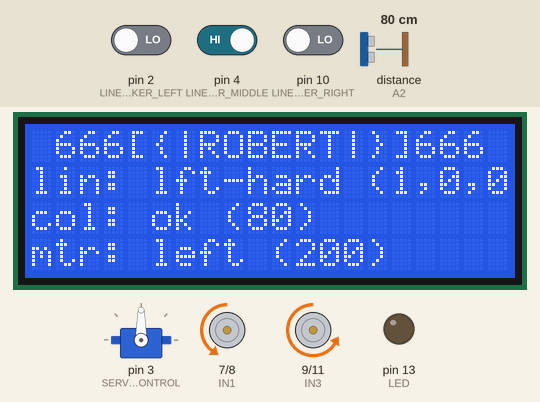
A sketch run on a simulated Arduino Uno, built with avr-gcc and run on an emulated ATmega328P. On the bench: servo, 20×4 character LCD, motor-driver pin pairs drawn as motors (green arrow = first pin HIGH = forward, orange = second pin HIGH = backward, longer = more drive, scaled by the enable pin), output pins drawn as LEDs (lit = HIGH). Wiring (inferred from the names in the program): ultrasonic range finder: trigger A3; echo A2. The inputs (shaded band) are chosen by the test bench; at power-on: pin 2 (LINETRACKER_LEFT) LOW, pin 10 (LINETRACKER_RIGHT) LOW, distance to the obstacle (sensor on A2) 80 cm, pin 4 (LINETRACKER_MIDDLE) HIGH. The echo pulse lasts 58.3 µs per cm; pins used as bus, display or sensor lines are not drawn; what the sketch prints to the serial monitor is not drawn.

Above: at 3.3 s.
3.4 s: pin 2 (LINETRACKER_LEFT) driven HIGH
At 4.2 s:
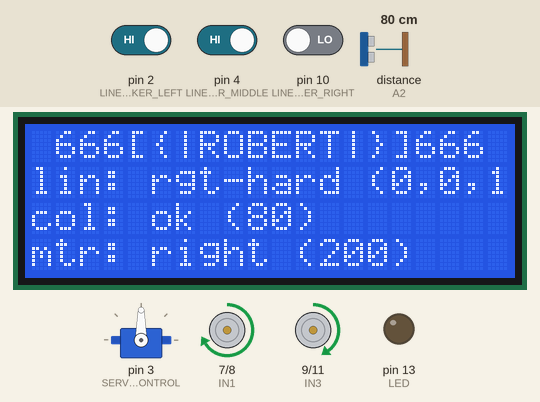
4.9 s: pin 10 (LINETRACKER_RIGHT) driven HIGH
At 6.5 s:
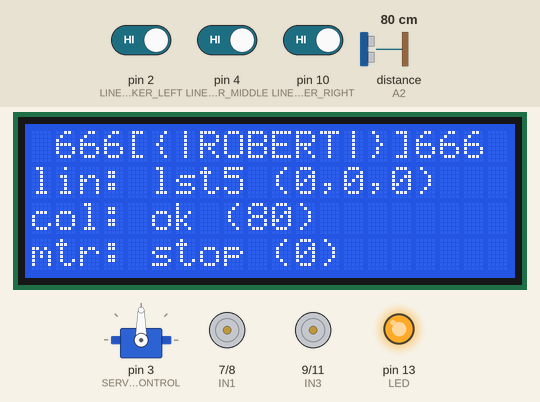
6.9 s: distance to the obstacle (sensor on A2) set to 19 cm
At 7.6 s:
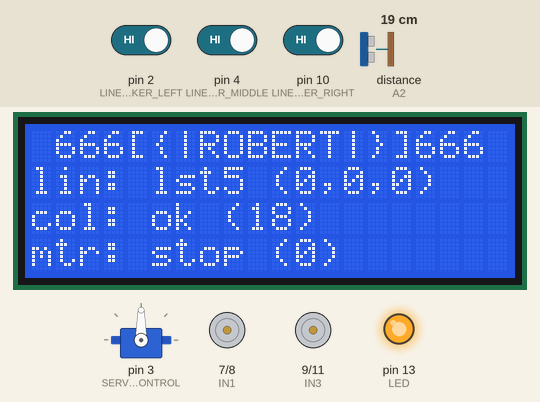
8.5 s: distance to the obstacle (sensor on A2) set to 15 cm
At 9.5 s:
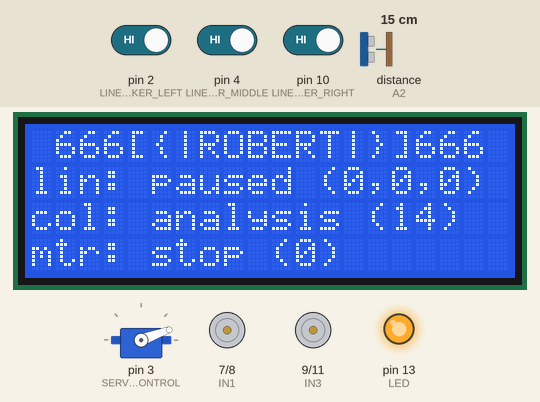
11.5 s: distance to the obstacle (sensor on A2) set to 18 cm
At 12.6 s:
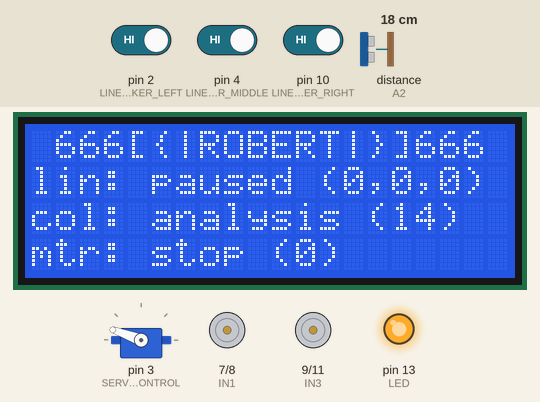
14.4 s: pin 4 (LINETRACKER_MIDDLE) driven LOW
At 15.3 s:
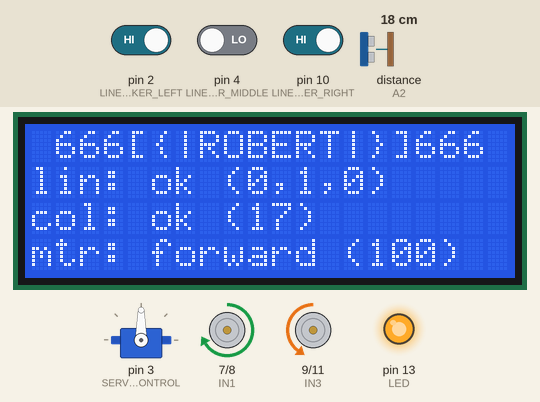
Timing chart, 0 to 17.1 s (numbered marks = the images above; inputs shaded):
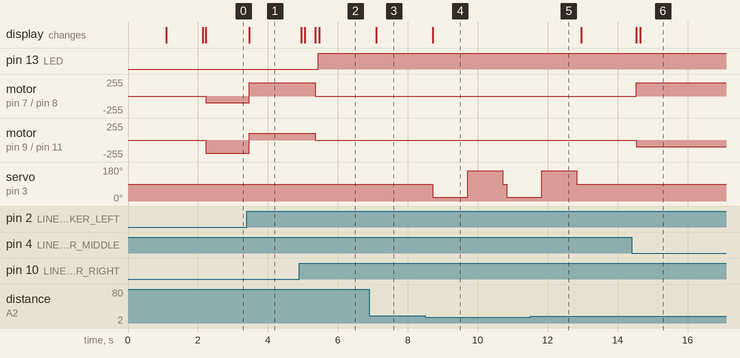

Measured:
- the behaviour switches between 17 and 16 cm on distance to the obstacle (sensor on A2) (found by bisection; images 3 and 4)
- after the input at 3.4 s, motor on pin 7 (IN1) / pin 8 (IN2): backward 100/255 → forward 200/255 after 0.07 s; motor on pin 9 (IN3) / pin 11 (IN4): backward 200/255 → forward 100/255 after 0.07 s; the display: changes after 0.07 s (image 1)
- after the input at 4.9 s, pin 13 (LED): LOW → HIGH after 0.54 s; motor on pin 7 (IN1) / pin 8 (IN2): forward 200/255 → stopped after 0.45 s; motor on pin 9 (IN3) / pin 11 (IN4): forward 100/255 → stopped after 0.45 s; the display: first changes after 0.05 s (image 2 shows a later state)
- after the input at 6.9 s, the display: changes after 0.19 s (image 3)
- after the input at 8.5 s, servo on pin 3 (SERVO_CONTROL): 90° → 20° after 0.22 s, → 160° 1.0 s later, → 90° 1.0 s later, → 20° 0.11 s later; the display: changes after 0.22 s (image 4)
- after the input at 11.5 s, servo on pin 3 (SERVO_CONTROL): goes on until 12.8 s, then stays 90°
- after the input at 14.4 s, motor on pin 7 (IN1) / pin 8 (IN2): stopped → forward 200/255 after 0.13 s; motor on pin 9 (IN3) / pin 11 (IN4): stopped → backward 100/255 after 0.13 s; the display: first changes after 0.13 s (image 6 shows a later state)

The sketch:

final-hack.ino
```cpp
#include <Wire.h>
#include <Servo.h>
// Get the LCD I2C Library here:
// https://bitbucket.org/fmalpartida/new-liquidcrystal/downloads
#include <LiquidCrystal_I2C.h>

/**
 * Distance a wall needs to be (in centimeters) to pose a threat.
 */
#define CRTICAL_DISTANCE 15

#define LOST_TIME 300 // in milliseconds
#define REVERSE_TIME (LOST_TIME * 4)

/**
 * Starting car speed. Note that 80 and under results in a loud whining sound from the
 * motors, and the wheels dont turn - not enough power.
 */
#define CAR_SPEED_HIGH 100 //120: good, but still leaped off curve every other time.
#define CAR_SPEED_BACK 100
#define CAR_SPEED_TURN 200
//#define CAR_SPEED_TURN_LOW 100

/**
 * Arduino I/O Pins, and what they are hooked up to.
 */
#define DO_NOT_USE_SERIAL_RECEIVE 0 // used by serial library
#define DO_NOT_USE_SERIAL_TRANSMIT 1 // used by serial library
#define LINETRACKER_LEFT 2
#define SERVO_CONTROL 3
#define LINETRACKER_MIDDLE 4
#define ENA 5
#define ENB 6
#define IN1 7
#define IN2 8
#define IN3 9
#define LINETRACKER_RIGHT 10
#define IN4 11
#define INFRARED_SENSOR 12
#define LED 13
#define AVAILABLE_A0 A0
#define AVAILABLE_A1 A1
#define ULTRASONIC_ECHO A2 // moved from A4
#define ULTRASONIC_TRIGGER A3 // moved from A5
#define DO_NOT_USE_SCL A4 // used by lcd library
#define DO_NOT_USE_SDTA A5 // used by lcd library

// *** LCD subsystem
// set the LCD address to 0x20 for a 20 chars 4 line display
// Set the pins on the I2C chip used for LCD connections:
//                    addr, en,rw,rs,d4,d5,d6,d7,bl,blpol
LiquidCrystal_I2C lcd(0x27, 2, 1, 0, 4, 5, 6, 7, 3, POSITIVE);

// *** Collision Detection subsystem
int disableCollisionDetection = false; // HACK
Servo ultrasonicServo;
int rightDistance = 0;
int leftDistance = 0;
int centerDistance = 0;
int justWentBack = false;

// *** Line Detect subsystem
int sensorRight = 0;
int sensorMiddle = 0;
int sensorLeft = 0;
bool lost = false;
unsigned long lostTime = 0;
unsigned long hopelesslyLostTime = 0;
bool hasEverMoved = false;

// *** Motor subsystem


/*************** LCD (Liquid Crystal Display) SUBSYSTEM ****************/


/**
 * Takes over the fourth (last) row of the LCD.
 */
void lcdPrintMotorStatus(String mesg, int velocity) {
  static const String label = "mtr: ";
  static const int rowNumber = 3;

  lcd.setCursor(0,rowNumber);
  lcd.print(label);
  lcd.setCursor(label.length(), rowNumber);

  String fmtMessage = mesg + " (" + String(velocity) + ")";
  lcd.print(fmtMessage);

  // Erase the rest of the line.
  if (fmtMessage.length() + label.length() < 20) {
    for (int i = 0 ; i < 20 - (fmtMessage.length() + label.length()) ; i++) {
      lcd.print(' ');
    }
  }

  // Report to the serial monitor, in case the laptop is hooked up.
  Serial.print("motor: ");
  Serial.println(fmtMessage);
}


/**
 * Takes over the third row of the LCD.
 */
void lcdPrintCollisionDetectStatus(String mesg) {
  static const String label = "col: ";
  static const int rowNumber = 2;
  static unsigned long lastWriteTime = 0;
  static int lastWriteDistance = 0;

  // Only update the distance every half-second, or it looks too freaky.
  unsigned long now = millis();
  if (now - lastWriteTime > 125) {
    lastWriteDistance = centerDistance;
    lastWriteTime = now;
  }

  lcd.setCursor(0,rowNumber);
  lcd.print(label);
  lcd.setCursor(label.length(), rowNumber);

  String fmtMessage = mesg + " (" + String(lastWriteDistance) + ")";
  lcd.print(fmtMessage);

  // Erase the rest of the line.
  if (fmtMessage.length() + label.length() < 20) {
    for (int i = 0 ; i < 20 - (fmtMessage.length() + label.length()) ; i++) {
      lcd.print(' ');
    }
  }

  // TODO: special case, supress too many stops.
  // Report to the serial monitor, in case the laptop is hooked up.
  Serial.print("collisionDetect: ");
  Serial.println(fmtMessage);
}


/**
 * Takes over the second row of the LCD.
 */
void lcdPrintLineDetectStatus(String mesg) {
  static const String label = "lin: ";
  static const int rowNumber = 1;
  static unsigned long lastWriteTime = 0;
  static int lastWriteRight = 0;
  static int lastWriteMiddle = 0;
  static int lastWriteLeft = 0;

  lcd.setCursor(0,rowNumber);
  lcd.print(label);
  lcd.setCursor(label.length(), rowNumber);

  // Only update the distance every half-second, or it looks too freaky.
  unsigned long now = millis();
  if (now - lastWriteTime > 500) {
    lastWriteRight = sensorRight;
    lastWriteMiddle = sensorMiddle;
    lastWriteLeft = sensorLeft;
    lastWriteTime = now;
  }

  String fmtMessage = mesg + " (" + String(lastWriteLeft) + "," + String(lastWriteMiddle) + "," + String(lastWriteRight) + ")";
  lcd.print(fmtMessage);

  // Erase the rest of the line.
  if (fmtMessage.length() + label.length() < 20) {
    for (int i = 0 ; i < 20 - (fmtMessage.length() + label.length()) ; i++) {
      lcd.print(' ');
    }
  }

  // Report to the serial monitor, in case the laptop is hooked up.
  /*Serial.print("lineDetect[");
  Serial.print(sensorLeft);
  Serial.print("][");
  Serial.print(sensorMiddle);
  Serial.print("][");
  Serial.print(sensorRight);
  Serial.print("]: ");
  Serial.println(mesg); */
}


/*************** LINE DETECT SUBSYSTEM ****************/

/**
 * Reads the current state of the line tracker sensors, and records
 * it in the sensorRight, sensorMiddle, and sensorLeft global variables.
 */

int lineDetectReadRight() {
  return (sensorRight = !digitalRead(LINETRACKER_RIGHT));
}

int lineDetectReadMiddle() {
  return (sensorMiddle = !digitalRead(LINETRACKER_MIDDLE));
}

int lineDetectReadLeft() {
  return (sensorLeft = !digitalRead(LINETRACKER_LEFT));
}

void lineDetectReadSensors() {
  lineDetectReadRight();
  lineDetectReadMiddle();
  lineDetectReadLeft();
}

/*************** MOTOR SUBSYSTEM ****************/


void forward(int velocity){
  lcdPrintMotorStatus("forward", velocity);
  analogWrite(ENA, velocity);
  analogWrite(ENB, velocity);
  digitalWrite(IN1, HIGH);
  digitalWrite(IN2, LOW);
  digitalWrite(IN3, LOW);
  digitalWrite(IN4, HIGH);
}

void back(int velocity){
  lcdPrintMotorStatus("reverse", velocity);
  analogWrite(ENA, velocity);
  analogWrite(ENB, velocity);
  digitalWrite(IN1, LOW);
  digitalWrite(IN2, HIGH);
  digitalWrite(IN3, HIGH);
  digitalWrite(IN4, LOW);
}

void left(int velocity){
  lcdPrintMotorStatus("left", velocity);
  //analogWrite(ENA, velocity);
  analogWrite(ENA, velocity / 2);
  analogWrite(ENB, velocity);
  digitalWrite(IN1, LOW);
  digitalWrite(IN2, HIGH);
  digitalWrite(IN3, LOW);
  digitalWrite(IN4, HIGH);
}

void right(int velocity){
  lcdPrintMotorStatus("right", velocity);
  analogWrite(ENA, velocity);
  //analogWrite(ENB, velocity);
  analogWrite(ENB, velocity / 2);
  digitalWrite(IN1, HIGH);
  digitalWrite(IN2, LOW);
  digitalWrite(IN3, HIGH);
  digitalWrite(IN4, LOW);
}

void stop(){
  lcdPrintMotorStatus("stop", 0);
  analogWrite(ENA,0);
  analogWrite(ENB,0);
}


/*************** COLLISION DETECTION SUBSYSTEM ****************/


/**
 * Returns distance in centimeters.
 */
int ultrasonic_distance_test(){
  // Send a 20 microsecond pulse to the trigger pin, which is the signal to send an ultrasonic beam
  // out the front end.
  digitalWrite(ULTRASONIC_TRIGGER, LOW);
  delayMicroseconds(2);
  digitalWrite(ULTRASONIC_TRIGGER, HIGH);
  delayMicroseconds(20);
  digitalWrite(ULTRASONIC_TRIGGER, LOW);

  // After we trigger it, the ultrasonic will send us a pulse on the echo pin; the width of the pulse
  // is the measurement of the echo delay. We divide by the magic-number of 58 to get the distance to
  // the nearest object, in centimeters.
  float pulseWidth = pulseIn(ULTRASONIC_ECHO, HIGH);
  float distanceCm = pulseWidth / 58;
  Serial.print("Distance_test centimeters=");
  Serial.println(distanceCm);
  return (int) distanceCm;


}

/*************** ENTRYPOINT ****************/

/**
 * Entrypoint to the program; runs once every time the program starts.
 */
void setup()
{
  // Init the serial line; important for debug messages back to the Arduino Serial Monitor.
  // Make sure you set the baudrate at 9600 in Serial Monitor as well.
  Serial.begin(9600);

  // Init the Arduino pins that we will be using.
  pinMode(SERVO_CONTROL, OUTPUT);
  pinMode(ULTRASONIC_ECHO, INPUT);
  pinMode(ULTRASONIC_TRIGGER,OUTPUT);
  pinMode(LINETRACKER_LEFT, INPUT);
  pinMode(LINETRACKER_RIGHT, INPUT);
  pinMode(LINETRACKER_MIDDLE, INPUT);
  pinMode(IN1,OUTPUT);
  pinMode(IN2,OUTPUT);
  pinMode(IN3,OUTPUT);
  pinMode(IN4,OUTPUT);
  pinMode(ENA,OUTPUT);
  pinMode(ENB,OUTPUT);
  pinMode(LED,OUTPUT);

  // Init the servo by telling it what pin we are connected to.
  ultrasonicServo.attach(SERVO_CONTROL);

  // Turn off the built-in LED.
  digitalWrite(LED,LOW);

  // Initialize the lcd for 20 chars 4 lines and turn on backlight.
  lcd.begin(20,4);
  lcd.backlight();

  //-------- Write characters on the display ----------------
  // NOTE: Cursor Position: CHAR, LINE) start at 0
  lcd.setCursor(1,0);
  lcd.print("666[{|ROBERT|}]666");
  delay(1000);
  lcd.setCursor(2,1);
  lcd.print("My name is Robert");
  delay(1000);
  lcd.setCursor(0,2);
  lcd.print("I COME FOR OCULUS");
  lcd.setCursor(0,3);

  // Stop all wheel motors.
  stop();

  // State machine for ffoolow-the-line.
  lost = false;
  lostTime = 0;
  hasEverMoved = false;
}


#define LT_R !digitalRead(10)
#define LT_M !digitalRead(4)
#define LT_L !digitalRead(2)

/*void loopOther() {
  if(LT_M){
  forward();
  }
  else if(LT_R) {
    right();
    while(LT_R);
  }
  else if(LT_L) {
    left();
    while(LT_L);
  }
} */

/**
 * FOLLOW THE LINE ALGORITHM
 * If a sensor is TRUE, then it is probably pointing to the bare floor.
 * If a sensor if FALSE, then it is pointing to black.
 */
void followTheLine() {

    // Default state to be
    bool oldLost = lost;
    bool newLost = false;

   if (lineDetectReadMiddle()) {
      lcdPrintLineDetectStatus("ok");
      forward(CAR_SPEED_HIGH);
      hasEverMoved = true;

    /*if (!sensorRight && !sensorLeft){
        // Nothin' on the right and left. This is the optimal situation. Continue going forward, until we bump off the line.
        lcdPrintLineDetectStatus("ok");
        forward(CAR_SPEED_HIGH);
     } else if (!sensorRight) {
        // We've picked up the line on the left and center sensors. Just a nudge to the left, please.
        lcdPrintLineDetectStatus("lft-nudg");
        left(CAR_SPEED_TURN);
     } else if (!sensorLeft) {
        // We've picked up the line on the right and center sensors. Just a nudge to the right, please.
        lcdPrintLineDetectStatus("rgt-nudg");
        right(CAR_SPEED_TURN);
     } else {
        // What to do when every sensor is reading black? Are we insane? Or perhaps are we rotated
        // 90 degrees and viewing the tape perpendicularly?
        lcdPrintLineDetectStatus("insanity");
        forward(CAR_SPEED_LOW);
     } */

  } else if (/*!sensorRight&& */ lineDetectReadLeft()) { // only left
    // We've picked up the line on the left sensor, but not the middle or right sensors. That means we should
    // nudge over to the left.
    lcdPrintLineDetectStatus("lft-hard");
     left(CAR_SPEED_TURN);
      while(lineDetectReadLeft());
  }
  else if (/*!sensorLeft && */ lineDetectReadRight()) { // only right
    // We've picked up the line on the right sensor, but not the middle or left sensors. That means we should
    // nudge over to the right.
    lcdPrintLineDetectStatus("rgt-hard");
     right(CAR_SPEED_TURN);
     while(lineDetectReadRight());
  } else {
    // All sensors are off!
    // No sensors are picking up anything resembling a black line. Crap! What to do?
    // We have probably hit a tight curve and ran right off the line. Let's back the truck up.
    // Manage the lost state machine.
     newLost = true;
     unsigned long now = millis();
    if (!oldLost) {
      // Newly transitioned to the lost state.
      lcdPrintLineDetectStatus("lst1");
      lostTime = millis();
      hopelesslyLostTime = 0;
    } else {
      if ((now - lostTime) < LOST_TIME) {
        // Do nothing; keep coasting. Perhaps we will bump back.
        lcdPrintLineDetectStatus("lst2");
      } else {
        // hopelessly lost.
        if (hopelesslyLostTime == 0) {
          lcdPrintLineDetectStatus("lst3");
          hopelesslyLostTime = millis();
          stop();
        } else if (hasEverMoved && ((now - hopelesslyLostTime) < REVERSE_TIME)) {
          // We've been lost too long.
          lcdPrintLineDetectStatus("lst4");
          back(CAR_SPEED_BACK);
        } else {
          // eternally lost. abandonded.
          lcdPrintLineDetectStatus("lst5");
          digitalWrite(LED,HIGH);
          stop();
        }
      }
    }
  }

  // Record new state.
  lost = newLost;
}

void goCircle() {
  lcdPrintLineDetectStatus("forward");
  forward(120);
  delay(1000);
  lcdPrintLineDetectStatus("left");
  left(120);
  delay(1000);
  lcdPrintLineDetectStatus("right");
  right(120);
  delay(1000);
  lcdPrintLineDetectStatus("stop");
  stop();
  delay(1000);
}

/**
 * MAIN LOOP
 */
void loop()
{
  // Point servo forward, and calculate distance to object right in front of us.
  // (90 degrees is oriented stright ahead, 0 degrees is all the way to the right, and
  // 180 degrees is all the way to the left; this 180 degrees is the full range of
  // motion of this servo.
  // Note that we could be moving forward right now, or we could be sitting still
  // and probing a way out of a sticky situation.
  if (!disableCollisionDetection) {
    ultrasonicServo.write(90);
    centerDistance = ultrasonic_distance_test();
    Serial.print("loop begin, center distance=");
    Serial.println(centerDistance);
  }

  // Let's take action, based on what our sensors are currently telling us. We'll take into consideration
  // the distance to a possible collision in front of us, and the presence of the black line underneath us.
  if (disableCollisionDetection) {
    lcdPrintCollisionDetectStatus("disabled");
    followTheLine();
  } else if (!justWentBack && (centerDistance > CRTICAL_DISTANCE)) {
    lcdPrintCollisionDetectStatus("ok");
    followTheLine();
  } else {
    // Inform the monitor that we will be canceling all line detection stuff in order to avoid the collision.
    lcdPrintLineDetectStatus("paused");

    // If we go there, we are about to collide! Evasive maneuvers!
    justWentBack = false;
    stop();

    // Point the sonar to the right, and take a measurement.
    lcdPrintCollisionDetectStatus("analysis");
    ultrasonicServo.write(20);
    delay(1000); // TODO: tighten that up; we dont need a second! Only moving 70 degrees
    rightDistance = ultrasonic_distance_test();
    Serial.print("right distance=");
    Serial.println(rightDistance);

    // Point the sensor the the left, and take a measurement.
    ultrasonicServo.write(160);
    delay(1000); // TODO: tighten that up; we dont need a second! However, moving full 140 degrees, might take longer than above.
    leftDistance = ultrasonic_distance_test();
    Serial.print("left distance=");
    Serial.println(leftDistance);

    // Reset the servo back to pointing forward. Dont bother waiting for it to finish.
    ultrasonicServo.write(90);
  }
}

     // FC: What is the "<="? Is it less than or equal to?
     // First: if we are in a corner and no way out, go backward!
    /*/if ((rightDistance <= CRTICAL_DISTANCE) && (leftDistance <= CRTICAL_DISTANCE)) {
       lcdPrintCollisionDetectStatus("retreat");
      digitalWrite(LED,HIGH);
      back(CAR_SPEED_BACK);
      delay(1000);
      stop();
       digitalWrite(LED,LOW);
       justWentBack = true;
    } else if (rightDistance > leftDistance) {
      lcdPrintCollisionDetectStatus("right");
      right(CAR_SPEED_TURN);
      delay(1000);
    } else {
      lcdPrintCollisionDetectStatus("left");
      left(CAR_SPEED_TURN);
      delay(1000);
    }
  }
}
*/
```
